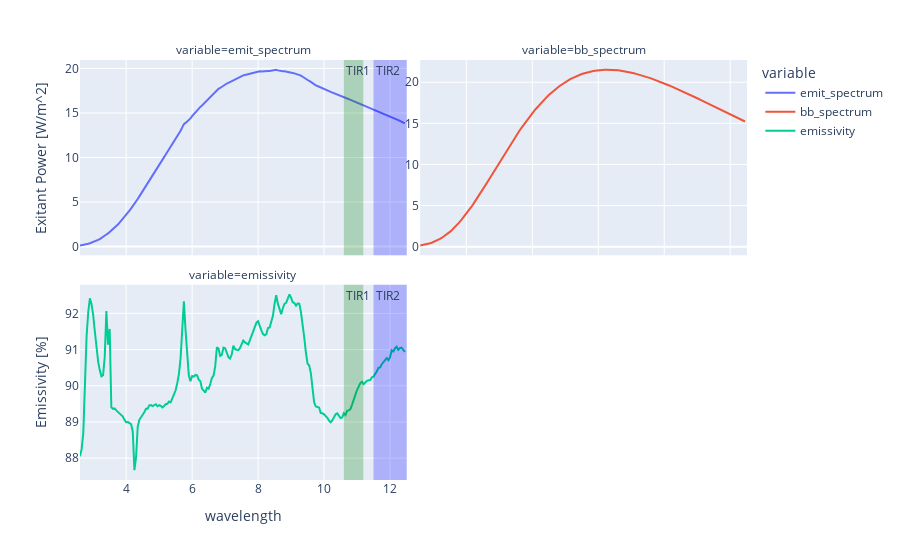

This figure's notebook cell:
### Code cell
fig = px.line(pwr_df_crop[(pwr_df_crop.index > 2) & (pwr_df_crop.index < 12.5)].reset_index(), width=900,
x="wavelength", y=["emit_spectrum", "bb_spectrum", "emissivity"], facet_col="variable", facet_col_wrap=2)
# x="index", y=["emissivity", "bb_spectrum", "emit_spectrum"])
fig.update_yaxes(title="Exitant Power [W/m^2]", row =2, col=1)
fig.update_yaxes(title="Emissivity [%]", row=1, col=1)
fig.update_yaxes(matches=None)
fig.update_yaxes(showticklabels=True, col=2) 


fig.add_vrect(x0=band1_cuton, x1=band1_cutoff, col=1,
              annotation_text="TIR1", annotation_position="top left",
              fillcolor="green", opacity=0.25, line_width=0)

fig.add_vrect(x0=band2_cuton, x1=band2_cutoff, col=1,
              annotation_text="TIR2", annotation_position="top left",
              fillcolor="blue", opacity=0.25, line_width=0)

# wide_df = px.data.medals_wide(indexed=False)
# fig = px.bar(wide_df, x="nation", y=["gold", "silver", "bronze"], facet_col="variable", color="nation")
# fig.show()

### Figure 1 — Plotly figure (JSON) as saved in the notebook; plotly's stock layout.template omitted (floating-point values rounded to 4 significant figures; data arrays with more than 128 entries replaced by an {"elided": "..."} marker saying what was removed)
{"data": [{"hovertemplate": "variable=emit_spectrum<br>wavelength=%{x}<br>value=%{y}<extra></extra>", "legendgroup": "emit_spectrum", "line": {"color": "#636efa", "dash": "solid"}, "mode": "lines", "name": "emit_spectrum", "orientation": "v", "showlegend": true, "type": "scatter", "x": {"elided": "198 float values"}, "xaxis": "x3", "y": {"elided": "198 float values"}, "yaxis": "y3"}, {"hovertemplate": "variable=bb_spectrum<br>wavelength=%{x}<br>value=%{y}<extra></extra>", "legendgroup": "bb_spectrum", "line": {"color": "#EF553B", "dash": "solid"}, "mode": "lines", "name": "bb_spectrum", "orientation": "v", "showlegend": true, "type": "scatter", "x": {"elided": "198 float values"}, "xaxis": "x4", "y": {"elided": "198 float values"}, "yaxis": "y4"}, {"hovertemplate": "variable=emissivity<br>wavelength=%{x}<br>value=%{y}<extra></extra>", "legendgroup": "emissivity", "line": {"color": "#00cc96", "dash": "solid"}, "mode": "lines", "name": "emissivity", "orientation": "v", "showlegend": true, "type": "scatter", "x": {"elided": "198 float values"}, "xaxis": "x", "y": {"elided": "198 float values"}, "yaxis": "y"}], "layout": {"annotations": [{"showarrow": false, "text": "variable=emissivity", "x": 0.245, "xanchor": "center", "xref": "paper", "y": 0.465, "yanchor": "bottom", "yref": "paper"}, {"showarrow": false, "text": "variable=emit_spectrum", "x": 0.245, "xanchor": "center", "xref": "paper", "y": 1.0, "yanchor": "bottom", "yref": "paper"}, {"showarrow": false, "text": "variable=bb_spectrum", "x": 0.755, "xanchor": "center", "xref": "paper", "y": 1.0, "yanchor": "bottom", "yref": "paper"}, {"showarrow": false, "text": "TIR1", "x": 10.6, "xanchor": "left", "xref": "x", "y": 1, "yanchor": "top", "yref": "y domain"}, {"showarrow": false, "text": "TIR1", "x": 10.6, "xanchor": "left", "xref": "x3", "y": 1, "yanchor": "top", "yref": "y3 domain"}, {"showarrow": false, "text": "TIR2", "x": 11.5, "xanchor": "left", "xref": "x", "y": 1, "yanchor": "top", "yref": "y domain"}, {"showarrow": false, "text": "TIR2", "x": 11.5, "xanchor": "left", "xref": "x3", "y": 1, "yanchor": "top", "yref": "y3 domain"}], "legend": {"title": {"text": "variable"}, "tracegroupgap": 0}, "margin": {"t": 60}, "shapes": [{"fillcolor": "green", "line": {"width": 0}, "opacity": 0.25, "type": "rect", "x0": 10.6, "x1": 11.19, "xref": "x", "y0": 0, "y1": 1, "yref": "y domain"}, {"fillcolor": "green", "line": {"width": 0}, "opacity": 0.25, "type": "rect", "x0": 10.6, "x1": 11.19, "xref": "x3", "y0": 0, "y1": 1, "yref": "y3 domain"}, {"fillcolor": "blue", "line": {"width": 0}, "opacity": 0.25, "type": "rect", "x0": 11.5, "x1": 12.51, "xref": "x", "y0": 0, "y1": 1, "yref": "y domain"}, {"fillcolor": "blue", "line": {"width": 0}, "opacity": 0.25, "type": "rect", "x0": 11.5, "x1": 12.51, "xref": "x3", "y0": 0, "y1": 1, "yref": "y3 domain"}], "width": 900, "xaxis": {"anchor": "y", "domain": [0, 0.49], "title": {"text": "wavelength"}}, "xaxis2": {"anchor": "y2", "domain": [0.51, 1], "matches": "x", "title": {"text": "wavelength"}}, "xaxis3": {"anchor": "y3", "domain": [0, 0.49], "matches": "x", "showticklabels": false}, "xaxis4": {"anchor": "y4", "domain": [0.51, 1], "matches": "x", "showticklabels": false}, "yaxis": {"anchor": "x", "domain": [0, 0.465], "title": {"text": "Emissivity [%]"}}, "yaxis2": {"anchor": "x2", "domain": [0, 0.465], "showticklabels": true}, "yaxis3": {"anchor": "x3", "domain": [0.535, 1.0], "title": {"text": "Exitant Power [W/m^2]"}}, "yaxis4": {"anchor": "x4", "domain": [0.535, 1.0], "showticklabels": true}}}
